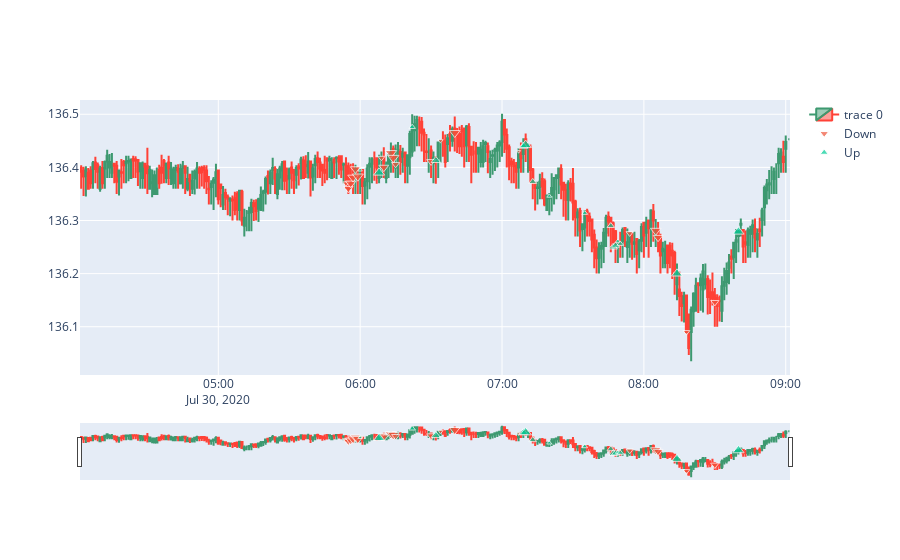

The cell this chart's notebook holds for it:
### Code cell
import plotly.graph_objects as go

fig = go.Figure()

# Add traces
fig.add_trace(go.Candlestick(x=results.index,
                open=results['Open'],
                high=results['High'],
                low=results['Low'],
                close=results['Close']))
fig.add_trace(go.Scatter(x=results[results['Indicator']==0].index,
                         y=results[results['Indicator']==0]['Price'],
                    mode='markers',
                    name='Down',
                    marker=dict(
                        size=results[results['Indicator']==0]['Strength']*10
                    ),
                        marker_symbol='triangle-down'))
fig.add_trace(go.Scatter(x=results[results['Indicator']==2].index,
                         y=results[results['Indicator']==2]['Price'],
                    mode='markers',
                    name='Up',
                    marker=dict(
                        size=results[results['Indicator']==2]['Strength']*10
                    ),
                        marker_symbol='triangle-up'))



fig.show()

### Figure 1 — Plotly figure (JSON) as saved in the notebook; plotly's stock layout.template omitted (floating-point values rounded to 4 significant figures; data arrays with more than 128 entries replaced by an {"elided": "..."} marker saying what was removed)
{"data": [{"close": {"elided": "300 float values"}, "high": {"elided": "300 float values"}, "low": {"elided": "300 float values"}, "open": {"elided": "300 float values"}, "type": "candlestick", "x": {"elided": "300 str values"}}, {"marker": {"size": [5.85, 8.2, 9.131, 9.231, 8.861, 9.577, 6.095, 8.598, 9.991, 9.92, 7.124, 7.766, 4.58, 9.333, 3.495, 6.395, 9.211, 8.427, 5.955, 7.191], "symbol": "triangle-down"}, "mode": "markers", "name": "Down", "type": "scatter", "x": ["2020-07-30T05:54:00+01:00", "2020-07-30T05:55:00+01:00", "2020-07-30T05:56:00+01:00", "2020-07-30T05:57:00+01:00", "2020-07-30T05:58:00+01:00", "2020-07-30T05:59:00+01:00", "2020-07-30T06:09:00+01:00", "2020-07-30T06:10:00+01:00", "2020-07-30T06:13:00+01:00", "2020-07-30T06:14:00+01:00", "2020-07-30T06:15:00+01:00", "2020-07-30T06:30:00+01:00", "2020-07-30T06:34:00+01:00", "2020-07-30T06:40:00+01:00", "2020-07-30T07:07:00+01:00", "2020-07-30T07:54:00+01:00", "2020-07-30T08:05:00+01:00", "2020-07-30T08:06:00+01:00", "2020-07-30T08:18:00+01:00", "2020-07-30T08:30:00+01:00"], "y": [136.4, 136.4, 136.4, 136.4, 136.4, 136.4, 136.4, 136.4, 136.4, 136.4, 136.4, 136.4, 136.4, 136.5, 136.4, 136.3, 136.3, 136.3, 136.1, 136.1]}, {"marker": {"size": [3.88, 9.671, 5.717, 8.22, 8.184, 9.982, 6.821, 4.421, 5.119, 6.601, 7.587, 7.11, 4.333, 5.928, 9.609, 9.845], "symbol": "triangle-up"}, "mode": "markers", "name": "Up", "type": "scatter", "x": ["2020-07-30T06:00:00+01:00", "2020-07-30T06:08:00+01:00", "2020-07-30T06:22:00+01:00", "2020-07-30T06:32:00+01:00", "2020-07-30T07:09:00+01:00", "2020-07-30T07:10:00+01:00", "2020-07-30T07:13:00+01:00", "2020-07-30T07:20:00+01:00", "2020-07-30T07:35:00+01:00", "2020-07-30T07:46:00+01:00", "2020-07-30T07:47:00+01:00", "2020-07-30T07:48:00+01:00", "2020-07-30T07:49:00+01:00", "2020-07-30T07:50:00+01:00", "2020-07-30T08:14:00+01:00", "2020-07-30T08:40:00+01:00"], "y": [136.4, 136.4, 136.5, 136.4, 136.4, 136.4, 136.4, 136.3, 136.3, 136.3, 136.2, 136.3, 136.3, 136.3, 136.2, 136.3]}], "layout": {}}
